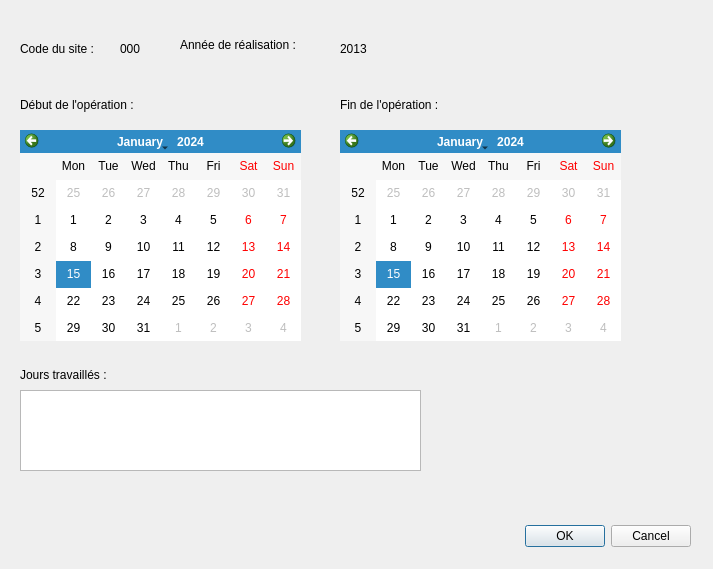
<?xml version="1.0" encoding="UTF-8"?>
<ui version="4.0">
 <class>BDTravSynth</class>
 <widget class="QDialog" name="BDTravSynth">
  <property name="geometry">
   <rect>
    <x>0</x>
    <y>0</y>
    <width>713</width>
    <height>569</height>
   </rect>
  </property>
  <property name="windowTitle">
   <string>Dialog</string>
  </property>
  <widget class="QDialogButtonBox" name="buttonBox">
   <property name="geometry">
    <rect>
     <x>350</x>
     <y>520</y>
     <width>341</width>
     <height>32</height>
    </rect>
   </property>
   <property name="orientation">
    <enum>Qt::Horizontal</enum>
   </property>
   <property name="standardButtons">
    <set>QDialogButtonBox::Cancel|QDialogButtonBox::Ok</set>
   </property>
  </widget>
  <widget class="QLabel" name="lbl_codesite">
   <property name="geometry">
    <rect>
     <x>20</x>
     <y>40</y>
     <width>101</width>
     <height>17</height>
    </rect>
   </property>
   <property name="text">
    <string>Code du site :</string>
   </property>
  </widget>
  <widget class="QLabel" name="lbl_dat_debreal">
   <property name="geometry">
    <rect>
     <x>20</x>
     <y>90</y>
     <width>141</width>
     <height>31</height>
    </rect>
   </property>
   <property name="text">
    <string>&lt;html&gt;&lt;head/&gt;&lt;body&gt;&lt;p&gt;Début de l'opération :&lt;/p&gt;&lt;/body&gt;&lt;/html&gt;</string>
   </property>
  </widget>
  <widget class="QLabel" name="lbl_dat_finbreal">
   <property name="geometry">
    <rect>
     <x>340</x>
     <y>90</y>
     <width>131</width>
     <height>31</height>
    </rect>
   </property>
   <property name="text">
    <string>&lt;html&gt;&lt;head/&gt;&lt;body&gt;&lt;p&gt;Fin de l'opération :&lt;/p&gt;&lt;/body&gt;&lt;/html&gt;</string>
   </property>
  </widget>
  <widget class="QCalendarWidget" name="cal_debope">
   <property name="geometry">
    <rect>
     <x>20</x>
     <y>130</y>
     <width>281</width>
     <height>211</height>
    </rect>
   </property>
  </widget>
  <widget class="QCalendarWidget" name="cal_finope">
   <property name="geometry">
    <rect>
     <x>340</x>
     <y>130</y>
     <width>281</width>
     <height>211</height>
    </rect>
   </property>
  </widget>
  <widget class="QLabel" name="lbl_codesite2">
   <property name="geometry">
    <rect>
     <x>120</x>
     <y>40</y>
     <width>66</width>
     <height>17</height>
    </rect>
   </property>
   <property name="text">
    <string>000</string>
   </property>
  </widget>
  <widget class="QLabel" name="lbl_dat_jourschan">
   <property name="geometry">
    <rect>
     <x>20</x>
     <y>360</y>
     <width>121</width>
     <height>31</height>
    </rect>
   </property>
   <property name="text">
    <string>&lt;html&gt;&lt;head/&gt;&lt;body&gt;&lt;p&gt;Jours travaillés :&lt;/p&gt;&lt;/body&gt;&lt;/html&gt;</string>
   </property>
  </widget>
  <widget class="QTextEdit" name="txt_dat_jourschan">
   <property name="geometry">
    <rect>
     <x>20</x>
     <y>390</y>
     <width>401</width>
     <height>81</height>
    </rect>
   </property>
  </widget>
  <widget class="QLabel" name="lbl_anneereal">
   <property name="geometry">
    <rect>
     <x>180</x>
     <y>30</y>
     <width>151</width>
     <height>31</height>
    </rect>
   </property>
   <property name="text">
    <string>&lt;html&gt;&lt;head/&gt;&lt;body&gt;&lt;p&gt;Année de réalisation : &lt;/p&gt;&lt;/body&gt;&lt;/html&gt;</string>
   </property>
  </widget>
  <widget class="QLabel" name="lbl_anneereal2">
   <property name="geometry">
    <rect>
     <x>340</x>
     <y>40</y>
     <width>66</width>
     <height>17</height>
    </rect>
   </property>
   <property name="text">
    <string>2013</string>
   </property>
  </widget>
 </widget>
 <resources/>
 <connections>
  <connection>
   <sender>buttonBox</sender>
   <signal>accepted()</signal>
   <receiver>BDTravSynth</receiver>
   <slot>accept()</slot>
   <hints>
    <hint type="sourcelabel">
     <x>248</x>
     <y>254</y>
    </hint>
    <hint type="destinationlabel">
     <x>157</x>
     <y>274</y>
    </hint>
   </hints>
  </connection>
  <connection>
   <sender>buttonBox</sender>
   <signal>rejected()</signal>
   <receiver>BDTravSynth</receiver>
   <slot>reject()</slot>
   <hints>
    <hint type="sourcelabel">
     <x>316</x>
     <y>260</y>
    </hint>
    <hint type="destinationlabel">
     <x>286</x>
     <y>274</y>
    </hint>
   </hints>
  </connection>
 </connections>
</ui>
